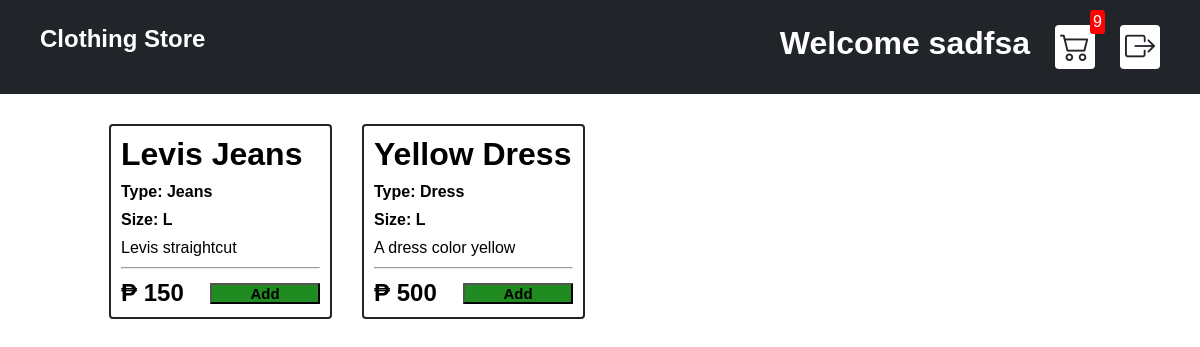
/user_side/index.php (signed in), run on an earlier commit of the app's database.
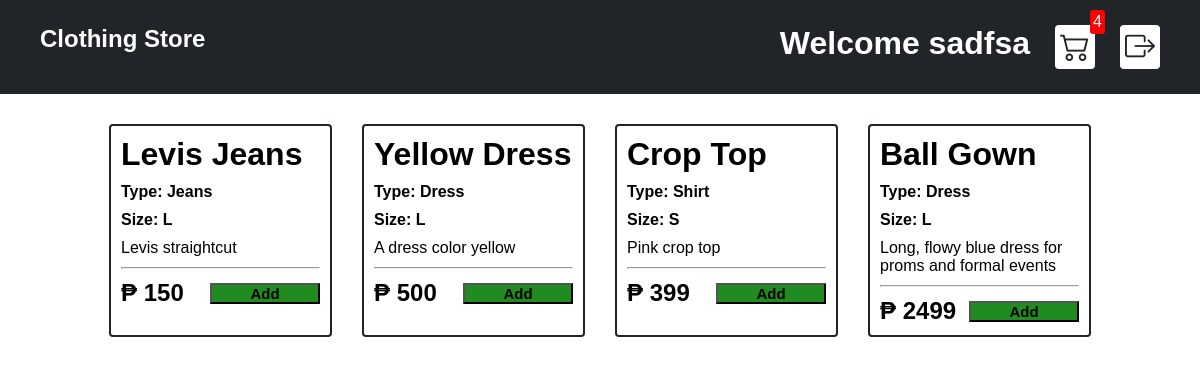
And on a later commit of the database.
### tables this page shows
CREATE TABLE `products` (
  `product_id` int(11) NOT NULL,
  `product_type_code` int(11) NOT NULL,
  `product_name` varchar(50) NOT NULL,
  `product_price` int(11) NOT NULL,
  `product_size` enum('XS','S','M','L','XL') NOT NULL,
  `product_description` varchar(100) NOT NULL,
  `product_quantity` int(11) NOT NULL,
  `product_stocks` enum('In Stock','Out of Stock') NOT NULL
);

CREATE TABLE `ref_product_type` (
  `product_type_code` int(11) NOT NULL,
  `product_type_description` varchar(50) NOT NULL
);

### User_Side/Index.php (the view, shortened to what this page needs)
<?php
$conn = OpenCon();
?>
<!DOCTYPE html>
<html lang="en">
<head>
  <link rel="stylesheet" href="../sources/css/style1.css">
  <link rel="stylesheet" href="https://cdn.jsdelivr.net/npm/bootstrap-icons@1.8.1/font/bootstrap-icons.css">
</head>
<body>
  <div class="navbar">
    <h2>Clothing Store</h2>
    <div style="display: flex; flex-direction: row; flex-wrap: nowrap;gap: 25px; justify-content: space-around; align-content: space-between;">
      <h1>Welcome <?php echo $_SESSION['customer_name'] ?></h1>
      <a href="cart.php">
        <div class="cart">
          <i class="bi bi-cart2"></i>
          <div id="cartAmount" class="cartAmount">
			<?php
				include "php/quantity_query.php";
			?>
		  </div>
        </div>
      </a>
      <a href="../logout.php">
        <div class="cart">
          <i class="bi bi-box-arrow-right"></i>
        </div>
      </a>
    </div>
  </div>
  <div class="shop" id="shop">
    <?php
		$sql = "SELECT * FROM products p, ref_product_type rp
			WHERE p.product_type_code = rp.product_type_code
			ORDER BY p.product_id;";
		$result = mysqli_query($conn, $sql);
			if (mysqli_num_rows($result) > 0) {
			  while ($row = mysqli_fetch_assoc($result)) {
    ?>
        <div class="item">
          <div class="details">
            <h1><?php echo $row['product_name'] ?></h1>
            <h4>Type: <?php echo $row['product_type_description'] ?></h4>
            <h4>Size: <?php echo $row['product_size'] ?></h4>
            <p><?php echo $row['product_description'] ?></p>
            <hr>
            <div class="price-quantity">
            <h2> ₱ <?php echo $row['product_price'] ?></h2>
			<form action="php/update.php" method="post">
				<input type="submit" style="width: 110px; font-weight: bold; font-size: 15px; background: #208b20;" class="btn btn-success" name="add_to_cart" value="Add">
			</form>
            </div>
          </div>
        </div>
    <?php
      }
    } else {
      echo "0 Products";
    }
    ?>
  </div>
</body>
</html>

### User_Side/php/quantity_query.php
<?php
$sql = "SELECT SUM(quantity) AS total FROM order_items WHERE order_id = (SELECT order_id FROM orders_details WHERE customer_id = " . $_SESSION["customer_id"] . " AND order_status_code = 3);";
$result = $conn->query($sql);
$temp = $result->fetch_assoc();
if ($temp["total"] === NULL){
	echo 0;
}else{
   echo $temp['total'];
}
?>

What changed in the data, as far as the page shows it:
added products: product_name "Crop Top", product_type_code.product_type_description "Shirt", product_size "S", product_description "Pink crop top", product_price "399"
added products: product_name "Ball Gown", product_type_code.product_type_description "Dress", product_size "L", product_description "Long, flowy blue dress for proms and formal events", product_price "2499"
Also different on the page:
$temp['total']: "9" → "4"
